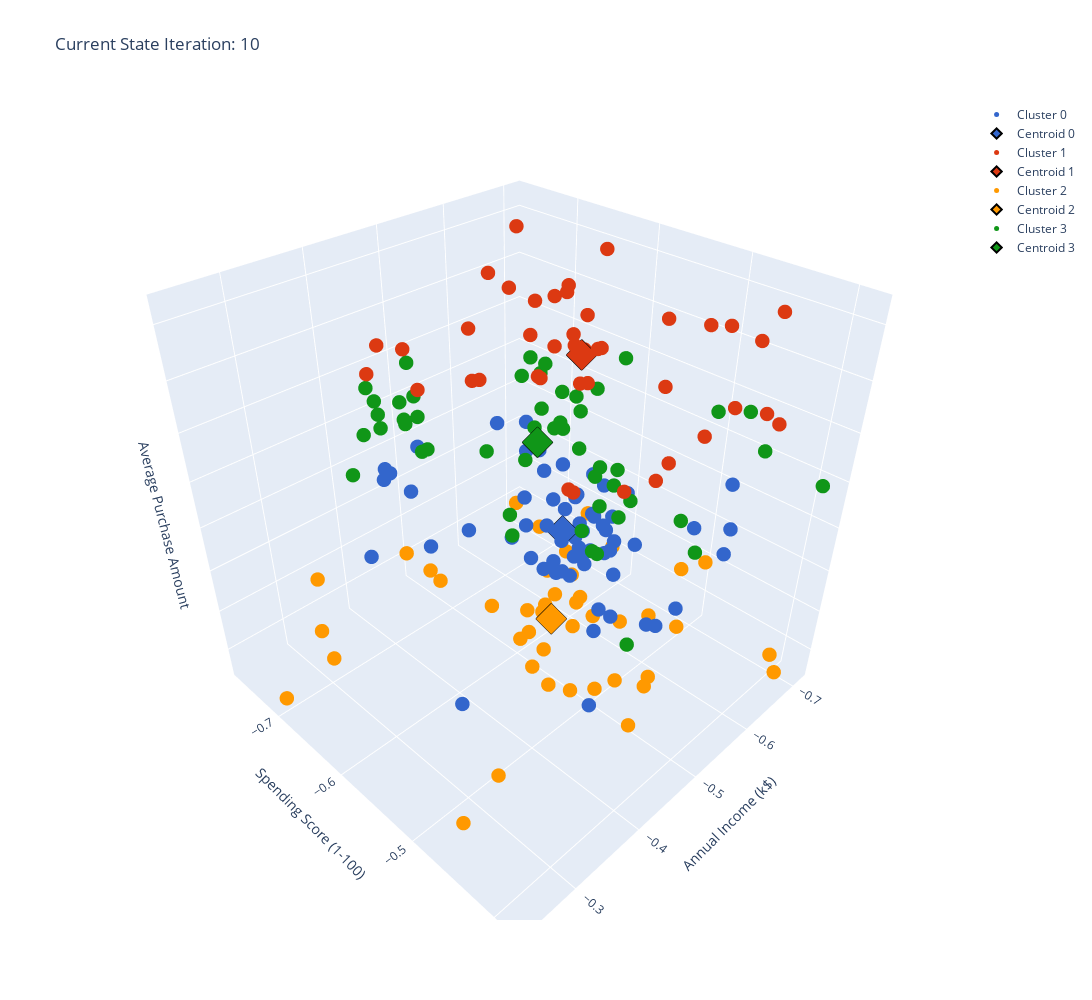

Notebook code cell kept with this figure:
### Code cell
kmeans = KMeans(k = 4, max_iter = 10, cluster_method = 'kmeans++', distance_metric='euclidean', random_state = 42)
kmeans.fit(df_customers[['Annual Income (k$)', 'Spending Score (1-100)', 'Average Purchase Amount']], scaling_method='standardization')#, 'Average Purchase Amount', 'Spending Score (1-100)'])
kmeans.perform(show_initial_centroids=True, plot_data=True)
